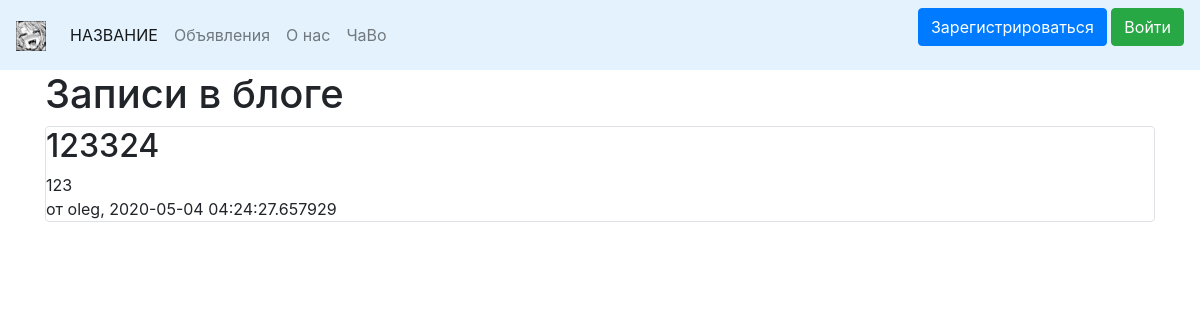
Screenshot of /goods with the database file from the repository.
### data/news.py (models this page shows)
class News(SqlAlchemyBase):
    __tablename__ = 'news'
    id = sqlalchemy.Column(sqlalchemy.Integer,
                           primary_key=True, autoincrement=True)
    title = sqlalchemy.Column(sqlalchemy.String, nullable=True)
    content = sqlalchemy.Column(sqlalchemy.String, nullable=True)
    created_date = sqlalchemy.Column(sqlalchemy.DateTime,
                                     default=datetime.datetime.now)
    is_private = sqlalchemy.Column(sqlalchemy.Boolean, default=True)
    user_id = sqlalchemy.Column(sqlalchemy.Integer,
                                sqlalchemy.ForeignKey("users.id"))
    categories = orm.relation("Category",
                              secondary="association",
                              backref="news")
    user = orm.relation('User')

### data/users.py (models this page shows, shortened)
class User(SqlAlchemyBase, UserMixin):
    __tablename__ = 'users'
    id = sqlalchemy.Column(sqlalchemy.Integer,
                           primary_key=True, autoincrement=True)
    name = sqlalchemy.Column(sqlalchemy.String, nullable=True)
    about = sqlalchemy.Column(sqlalchemy.String, nullable=True)
    email = sqlalchemy.Column(sqlalchemy.String,
                              index=True, unique=True, nullable=True)
    hashed_password = sqlalchemy.Column(sqlalchemy.String, nullable=True)
    is_activate = sqlalchemy.Column(sqlalchemy.Boolean, default=False)
    uuid = sqlalchemy.Column(sqlalchemy.String, nullable=True)
    created_date = sqlalchemy.Column(sqlalchemy.String, nullable=True)
    news = orm.relation("News", back_populates='user')

### main.py (the view)
@app.route("/goods")
def goods():
    session = db_session.create_session()
    news = session.query(News).filter(News.is_private != True)
    if current_user.is_authenticated:
        news = session.query(News).filter(
            (News.user == current_user) | (News.is_private != True))
    else:
        news = session.query(News).filter(News.is_private != True)
    return render_template("index.html", title="Объявления", news=news)

### data/db_session.py (called while the page is built)
def create_session() -> Session:
    global __factory
    return __factory()

### templates/index.html (shortened to what this page needs)
{% extends "base.html" %}
{% block content %}
<h1>Записи в блоге</h1>
{% for item in news%}
<div class="col-md6 border rounded">
    <h2>{{item.title}}</h2>
    <div>
        {{item.content}}
    </div>
    <div>
        от {{item.user.name}}, {{item.created_date}}
    </div>
</div>
{% endfor %}
{% endblock %}

### rows the page displays
News: title "123324", content "123", user.name "oleg", created_date "2020-05-04 04:24:27.657929"
